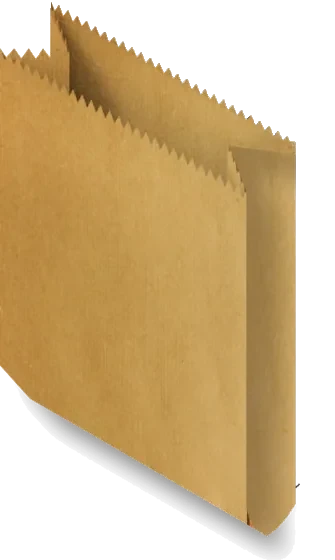
#> input picture editor-sacolas/fotos/_orig/Gabarito 0,5 Kg.webp, 335 x 560 px; its folder holds only this picture in this run
$ python trata_fotos.py
#> lines starting #> are read from the running program, lines starting #| are printed output that depends on the picture; after the words box and inside, x2 and y2 are one past the last pixel; in counts of white or black regions, pixels touching at a corner belong together
#> in main, im is the input picture: PIL image 335x560 RGBA; mean R, G, B, A 124.2, 98.4, 56.1, 160.2
#!/usr/bin/env python3
"""Tratamento de cor das fotos da loja, para todas terem a mesma "cara" (pedido do Leo, 17-11-2026).
Originais ficam em <pasta>/_orig/ (o build só lê *.webp da pasta de cima). Rodar de novo é seguro (sempre parte do _orig).
Uso: python3 src/trata_fotos.py            (trata fotos/, fotos_catalogo/ e fotos_suri/)
Passos por foto:
  1. Fundo branco: estima a cor do fundo pela borda da imagem e corrige o balanço (o fundo vira ~branco neutro);
     tons já quase brancos vão para branco puro (assim o mix-blend da loja some com o retângulo cinza dos renders).
  2. Brancos neutros: papel branco com tom azulado/amarelado perde a dominante (cromas baixas são reduzidas;
     nas fotos de papel, toda dominante AZUL em área clara sai — o saco branco do Suri vinha azul).
  3. Kraft igual em todas: os pixels de kraft (máscara suave por matiz/saturação) são levados para o mesmo
     kraft de referência KRAFT_LAB (média entre as fotos dos gabaritos e as do Suri).
  4. Contraste e nitidez: ponto preto pelo percentil, curva S leve e máscara de nitidez.
Fotos com transparência (gabaritos OHDE em fotos/) mantêm o alfa e pulam o passo 1.
Fotos de revenda (copos, plásticos etc.) pulam o passo 3 (embalagens amarelas não podem virar kraft)."""
import os, sys, glob, json, shutil
import numpy as np
from PIL import Image, ImageFilter
from skimage import color

AQUI = os.path.dirname(os.path.abspath(__file__)); RAIZ = os.path.join(AQUI, '..')
KRAFT_LAB = np.array([68.0, 6.0, 40.0])
PASTAS = ['fotos', 'fotos_catalogo', 'fotos_suri']

def smooth(x, a, b):  # 0 abaixo de a, 1 acima de b
    t = np.clip((x - a) / (b - a), 0, 1); return t * t * (3 - 2 * t)

def trata(rgb, alfa=None, kraft=True):
#> called with kraft = True
    rgb = rgb.astype(np.float64) / 255.
    fg = np.ones(rgb.shape[:2], bool) if alfa is None else alfa > 0.5
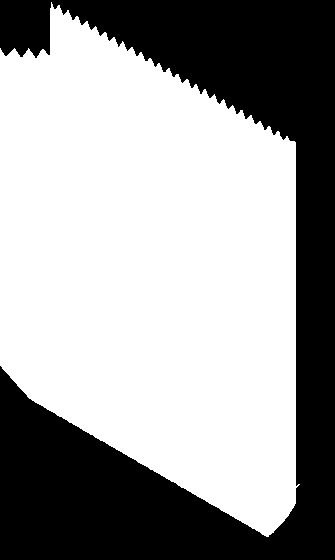
#> fg: shape (560, 335) bool; 62.3% white; 1 black region, box (x1, y1, x2, y2) and area: (0, 0, 335, 560) 70798
    # 1. fundo
    if alfa is None:
        h, w = rgb.shape[:2]; e = max(2, int(0.03 * min(h, w)))
        borda = np.concatenate([rgb[:e].reshape(-1, 3), rgb[-e:].reshape(-1, 3), rgb[:, :e].reshape(-1, 3), rgb[:, -e:].reshape(-1, 3)])
        lum = borda.mean(1); claro = borda[lum >= np.percentile(lum, 50)]
        bg = np.median(claro, 0)
        ganho = np.clip(0.975 / np.maximum(bg, 1e-3), 1.0, 1.30)
        rgb = np.clip(rgb * ganho, 0, 1)
    lab = color.rgb2lab(rgb)
#> lab: shape (560, 335, 3) float64; mean of channels 0, 1, 2 42.1, 4.7, 25.7
    L, A, B = lab[..., 0], lab[..., 1], lab[..., 2]
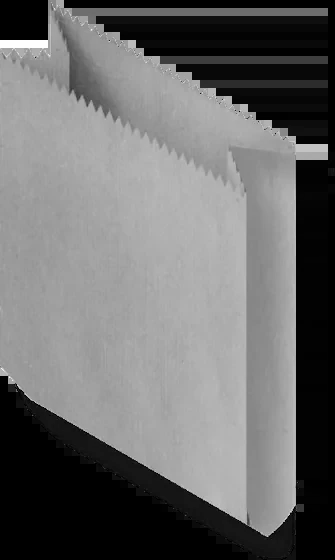
#> L: shape (560, 335) float64; min 0, max 99.8, mean 42.1; drawn with min black and max white
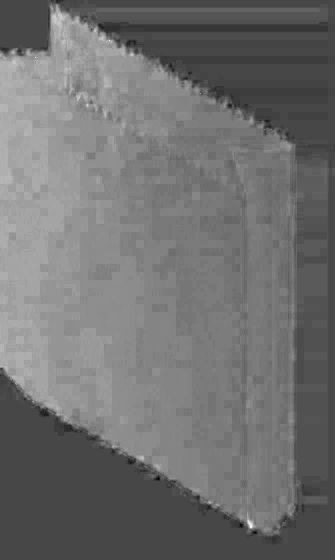
#> A: shape (560, 335) float64; min -8.17, max 21.14, mean 4.7; drawn with min black and max white
    # 1b. fundo de estúdio cinza/degradê (renders e fotos de 2016): ilumina o fundo por um plano suave
    #     ajustado na borda (polinômio de 2º grau) e leva o fundo a ~97 (quase branco); os claros do objeto entram num
    #     "ombro" suave para não estourar (papel branco sobre fundo cinza).
    if alfa is None:
        h, w = L.shape; e = max(2, int(0.03 * min(h, w)))
        yy, xx = np.mgrid[0:h, 0:w] / np.array([h, w])[:, None, None]
        ring = np.zeros((h, w), bool); ring[:e] = ring[-e:] = True; ring[:, :e] = ring[:, -e:] = True
        if np.median(L[ring]) < 94:
            X = lambda y, x: np.stack([np.ones_like(x), x, y, x * x, y * y, x * y], -1)
            sel = ring & (L > np.percentile(L[ring], 30))
            coef, *_ = np.linalg.lstsq(X(yy[sel], xx[sel]), L[sel], rcond=None)
            campo = np.clip(X(yy, xx) @ coef, 40, 100)
            v = L * 101.0 / campo                      # fundo → ~96,7 depois do ombro
            L[:] = np.where(v > 90, 90 + 10 * (1 - np.exp(-(v - 90) / 10)), v)
    croma = np.hypot(A, B)
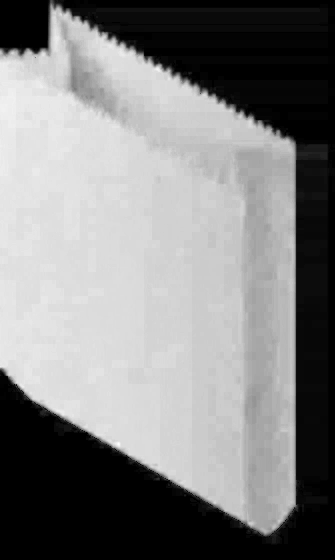
#> croma: shape (560, 335) float64; min 0, max 51.56, mean 26.4; drawn with min black and max white
    # 2. brancos neutros (croma baixa e clara)
    neutro = (1 - smooth(croma, 6, 16)) * smooth(L, 55, 75)
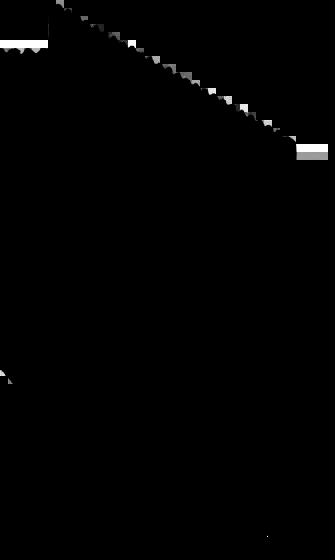
#> neutro: shape (560, 335) float64; min 0, max 1, mean 0.00727
    if kraft:   # foto de papel: dominante azul (b<0) em área clara é luz/câmera, não cor do produto → tira até croma ~32
        neutro = np.maximum(neutro, smooth(-B, 1, 4) * (1 - smooth(croma, 26, 36)) * smooth(L, 50, 70))
    A *= 1 - 0.85 * neutro; B *= 1 - 0.85 * neutro
#> after `A *= 1 - 0.85 * neutro`: A: shape (560, 335) float64; 1.2% of pixels changed, all inside (x1, y1, x2, y2) = (0, 0, 328, 537)
#> after `B *= 1 - 0.85 * neutro`: B: shape (560, 335) float64; min -6.16, max 51.21, mean 25.7
    # 3. kraft
    if kraft:
        hue = np.degrees(np.arctan2(B, A)) % 360
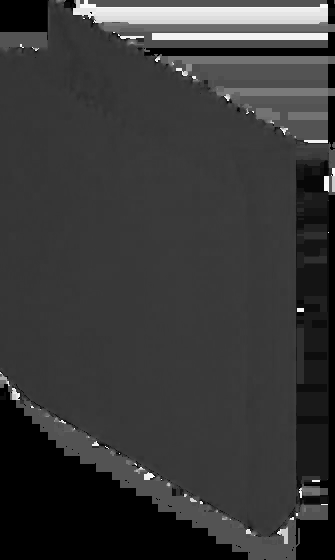
#> hue: shape (560, 335) float64; min 0, max 359.9, mean 79.8; drawn with min black and max white
        mk = smooth(croma, 18, 28) * (1 - smooth(np.abs(hue - 72), 14, 26)) * smooth(L, 30, 45) * fg
        if mk.sum() > 400:
            w = mk / mk.sum(); med = np.array([(L * w).sum(), (A * w).sum(), (B * w).sum()])
#> after `med = np.array([(L * w).sum(), (A * w).sum(), (B * w).sum()])`: med = [63.78, 7.4, 41.1]
            d = KRAFT_LAB - med
#> d = [4.22, -1.4, -1.1]
            L += mk * d[0] * 0.8; A += mk * d[1] * 0.85; B += mk * d[2] * 0.85
    # 4. contraste: ponto preto + curva S leve (em L)
    if fg.sum() > 100:
        p0 = np.percentile(L[fg], 0.5)
#> p0 = 37.22
        if p0 < 25: L[:] = np.clip((L - p0 * 0.6) / (100 - p0 * 0.6) * 100, 0, 100)
    x = L / 100.; L[:] = 100 * (x - 0.22 * np.sin(2 * np.pi * x) / (2 * np.pi) * (1 - smooth(x, 0.75, 0.9)))   # curva S leve, sem estourar os claros
    # fundo quase branco → branco puro
    if alfa is None:
        bra = smooth(L, 97.0, 99.3) * (1 - smooth(croma, 3, 7))
        L[:] = L + (100 - L) * bra; A *= 1 - bra; B *= 1 - bra
    out = np.clip(color.lab2rgb(np.stack([L, A, B], -1)), 0, 1)
    im = Image.fromarray((out * 255 + 0.5).astype(np.uint8))
#> im: PIL image 335x560 RGB
    return im.filter(ImageFilter.UnsharpMask(radius=1.2, percent=55, threshold=2))
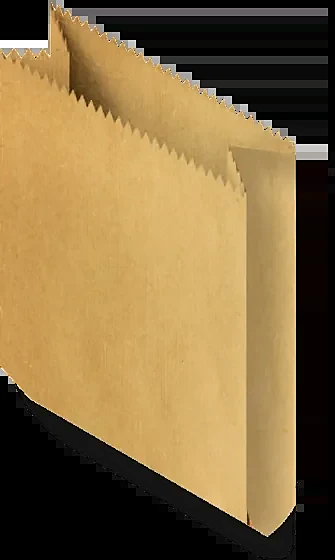
#> returned value: PIL image 335x560 RGB; mean R, G, B 133.9, 109, 66.8

def revenda_ids():
    try:
        its = json.load(open(os.path.join(AQUI, 'catalogo', 'surishop_2025.json'), encoding='utf-8'))['itens']
        return {i['id'] for i in its if i['cat_suri'] in ('Gerais', 'Sacos e Sacolas Plásticas')}
    except Exception: return set()

def main():
    rev = revenda_ids(); n = 0
    for p in PASTAS:
        d = os.path.join(RAIZ, p); o = os.path.join(d, '_orig'); os.makedirs(o, exist_ok=True)
        for f in sorted(glob.glob(os.path.join(d, '*.webp'))):
            if not os.path.exists(os.path.join(o, os.path.basename(f))): shutil.copy2(f, o)
        for f in sorted(glob.glob(os.path.join(o, '*.webp'))):
            nome = os.path.basename(f); im = Image.open(f)
            kraft = not (p == 'fotos_suri' and nome[:-5] in rev)
            if im.mode == 'RGBA':
                arr = np.array(im); res = trata(arr[..., :3], arr[..., 3] / 255., kraft).convert('RGBA'); res.putalpha(Image.fromarray(arr[..., 3]))
            else:
                res = trata(np.array(im.convert('RGB')), None, kraft)
            res.save(os.path.join(d, nome), 'WEBP', quality=80, method=6); n += 1
    print(n, 'fotos tratadas')
if __name__ == '__main__': main()
